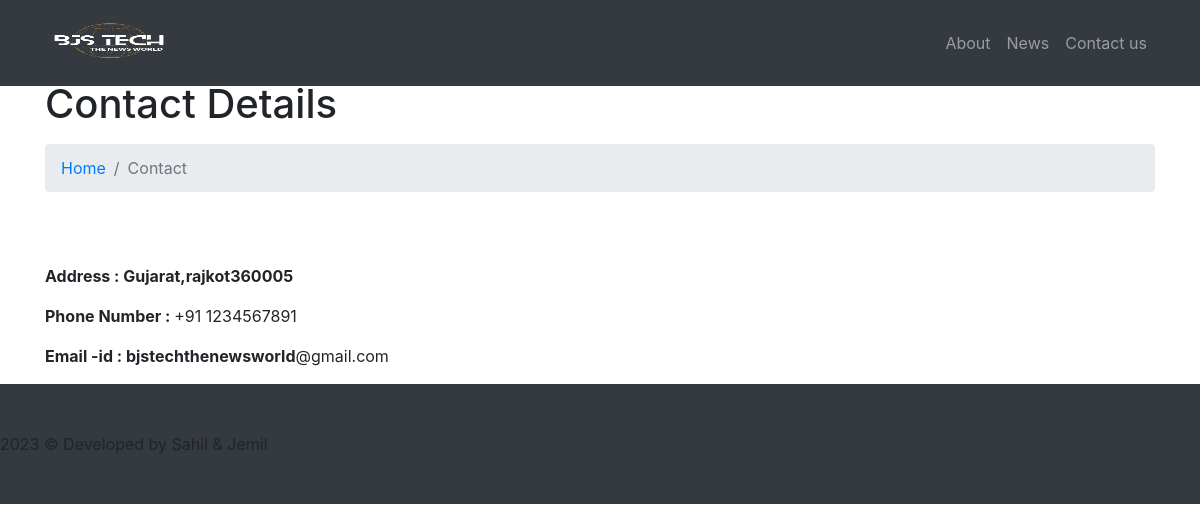
The page /contact-us.php on the database its author committed.
### tables this page shows
CREATE TABLE `tblpages` (
  `id` int(11) NOT NULL,
  `PageName` varchar(200) DEFAULT NULL,
  `PageTitle` mediumtext DEFAULT NULL,
  `Description` longtext DEFAULT NULL,
  `PostingDate` timestamp NULL DEFAULT current_timestamp(),
  `UpdationDate` timestamp NULL DEFAULT NULL ON UPDATE current_timestamp()
);

### contact-us.php (the view, shortened to what this page needs)
<?php
include('includes/config.php');
?>
<!DOCTYPE html>
<html lang="en">
  <head>
    <link href="vendor/bootstrap/css/bootstrap.min.css" rel="stylesheet">
    <link href="css/modern-business.css" rel="stylesheet">
  </head>
  <body>
    <?php include('includes/header.php');?>
    <div class="container">
<?php
$pagetype='contactus';
$query=mysqli_query($con,"select PageTitle,Description from tblpages where PageName='$pagetype'");
while($row=mysqli_fetch_array($query))
{
?>
      <h1 class="mt-4 mb-3"><?php echo htmlentities($row['PageTitle'])?>
      </h1>
      <ol class="breadcrumb">
        <li class="breadcrumb-item">
          <a href="dashboard.php">Home</a>
        </li>
        <li class="breadcrumb-item active">Contact</li>
      </ol>
      <div class="row">
        <div class="col-lg-12">
          <p><?php echo $row['Description'];?> </p>
        </div>
      </div>
<?php } ?>
    </div>
 <?php include('includes/footer.php');?>
  </body>
</html>

### css/modern-business.css (style rules this page uses)
body { padding-top: 74px; }
@media (min-width: 992px) { body { padding-top: 56px; } }

### rows shown on the page
tblpages: PageTitle "Contact Details", Description "Address : Gujarat,rajkot360005 Phone Number : +91 1234567891 Email -id : bjstechthenewsworld @gmail.com"
